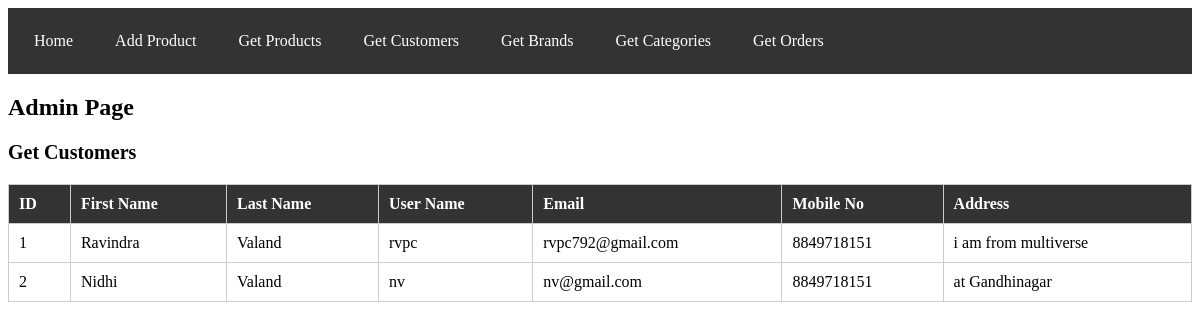
Screenshot of /admin/admin.php?page=get_customers with the database file from the repository.
### tables this page shows
CREATE TABLE `customer` (
  `id` int(11) NOT NULL,
  `first_name` varchar(255) DEFAULT NULL,
  `last_name` varchar(255) DEFAULT NULL,
  `user_name` varchar(255) DEFAULT NULL,
  `password` varchar(255) DEFAULT NULL,
  `email` varchar(255) DEFAULT NULL,
  `mobile_no` varchar(255) DEFAULT NULL,
  `address` varchar(255) DEFAULT NULL
);

### admin/admin.php (the view, shortened to what this page needs)
<?php
$servername = "localhost";
$username = "root";
$password = "";
$dbname = "cs";
$conn = new mysqli($servername, $username, $password, $dbname);
$customerSql = "SELECT * FROM customer";
$customerResult = $conn->query($customerSql);
?>
<!DOCTYPE html>
<html>
<head>
    <link rel="stylesheet" href="adminSide.css">
</head>
<body>
    <div class="navbar">
        <a class="<?php echo ($page === 'home') ? 'active' : ''; ?>" href="?page=home">Home</a>
        <a class="<?php echo ($page === 'add_product') ? 'active' : ''; ?>" href="?page=add_product">Add Product</a>
        <a class="<?php echo ($page === 'get_products') ? 'active' : ''; ?>" href="?page=get_products">Get Products</a>
        <a class="<?php echo ($page === 'get_customers') ? 'active' : ''; ?>" href="?page=get_customers">Get Customers</a>
        <a class="<?php echo ($page === 'get_brands') ? 'active' : ''; ?>" href="?page=get_brands">Get Brands</a>
        <a class="<?php echo ($page === 'get_categories') ? 'active' : ''; ?>" href="?page=get_categories">Get Categories</a>
        <a class="<?php echo ($page === 'get_orders') ? 'active' : ''; ?>" href="?page=get_orders">Get Orders</a>
    </div>
    <h1 class="admin-title">Admin Page</h1>
    <?php
    if (isset($_GET['page'])) {
        $page = $_GET['page'];
        switch ($page) {
            case 'get_customers':
                echo "<h2 class='page-title'>Get Customers</h2>";
                if ($customerResult->num_rows > 0) {
                    echo "<table class='customer-table'>";
                    echo "<tr><th>ID</th><th>First Name</th><th>Last Name</th><th>User Name</th><th>Email</th><th>Mobile No</th><th>Address</th></tr>";
                    while ($row = $customerResult->fetch_assoc()) {
                        echo "<tr>";
                        echo "<td>" . $row["id"] . "</td>";
                        echo "<td>" . $row["first_name"] . "</td>";
                        echo "<td>" . $row["last_name"] . "</td>";
                        echo "<td>" . $row["user_name"] . "</td>";
                        echo "<td>" . $row["email"] . "</td>";
                        echo "<td>" . $row["mobile_no"] . "</td>";
                        echo "<td>" . $row["address"] . "</td>";
                        echo "</tr>";
                    }
                    echo "</table>";
                } else {
                    echo "No customers found.";
                }
                break;
        }
    } else {
        echo "<h2 class='page-title'>Welcome to the Admin Page</h2>";
    }
    ?>
</body>
</html>

### admin/adminSide.css (style rules this page uses)
.navbar { background-color: #333; padding: 10px; }
.navbar a { color: #fff; text-decoration: none; margin-right: 10px; }
.admin-title { font-size: 24px; margin-top: 20px; }
.page-title { font-size: 20px; margin-top: 20px; }
table { width: 100%; border-collapse: collapse; margin-top: 20px; }
th, td { padding: 10px; border: 1px solid #ccc; }
th { background-color: #333; color: #fff; }

### admin/admin.php (style rules this page uses)
table { border-collapse: collapse; width: 100%; }
th, td { padding: 8px; text-align: left; border-bottom: 1px solid #ddd; }
.navbar { background-color: #f1f1f1; overflow: hidden; }
.navbar a { float: left; display: block; color: black; text-align: center; padding: 14px 16px; text-decoration: none; }

### rows the page displays
customer: id "1", first_name "Ravindra", last_name "Valand", user_name "rvpc", email "rvpc792@gmail.com", mobile_no "8849718151", address "i am from multiverse"
customer: id "2", first_name "Nidhi", last_name "Valand", user_name "nv", email "nv@gmail.com", mobile_no "8849718151", address "at Gandhinagar"
